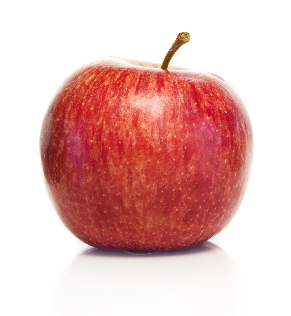
#> input picture data/lesson4/apple.png, 291 x 316 px, found by its file name
$ python HW4.py
#> lines starting #> are read from the running program, lines starting #| are printed output that depends on the picture; after the words box and inside, x2 and y2 are one past the last pixel; in counts of white or black regions, pixels touching at a corner belong together
import cv2
import numpy as np

def process_image(image_path):
    # Завантаження зображення у відтінках сірого
#> called with image_path = 'data/lesson4/apple.png'
    image = cv2.imread(image_path, cv2.IMREAD_GRAYSCALE)
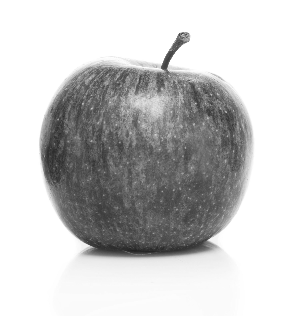
#> image: shape (316, 291); min 34, max 255, mean 198.4

    # Гаусове розмиття
    blurred = cv2.GaussianBlur(image, (3, 3), 0)

    # Виявлення країв за допомогою оператора Canny
    edges = cv2.Canny(blurred, 100, 200)
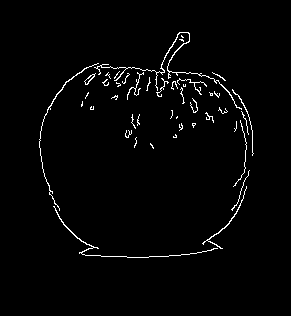
#> edges: shape (316, 291); 2% white in thin lines or dots, all inside (x1, y1, x2, y2) = (39, 32, 254, 258)

    # Морфологічне закриття для очищення контурів
    kernel = cv2.getStructuringElement(cv2.MORPH_ELLIPSE, (3, 3))
    morphed = cv2.morphologyEx(edges, cv2.MORPH_CLOSE, kernel)
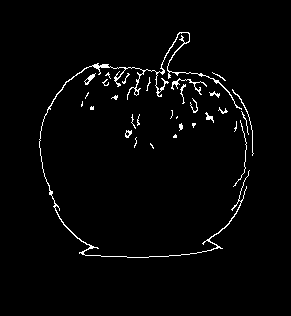
#> morphed: shape (316, 291); 2.2% white in thin lines or dots, all inside (x1, y1, x2, y2) = (39, 32, 254, 258)

    # Відображення результатів
    cv2.imshow("Origin", image)
    cv2.imshow("Blurred", blurred)
    cv2.imshow("Edges", edges)
    cv2.imshow("Morphed", morphed)
    cv2.waitKey(0)
    cv2.destroyAllWindows()

# Обробка зображень
process_image("data/lesson4/apple.png")
#process_image("data/lesson4/apple_noised.png")
#process_image("data/lesson4/apple_salt_pepper.png")
